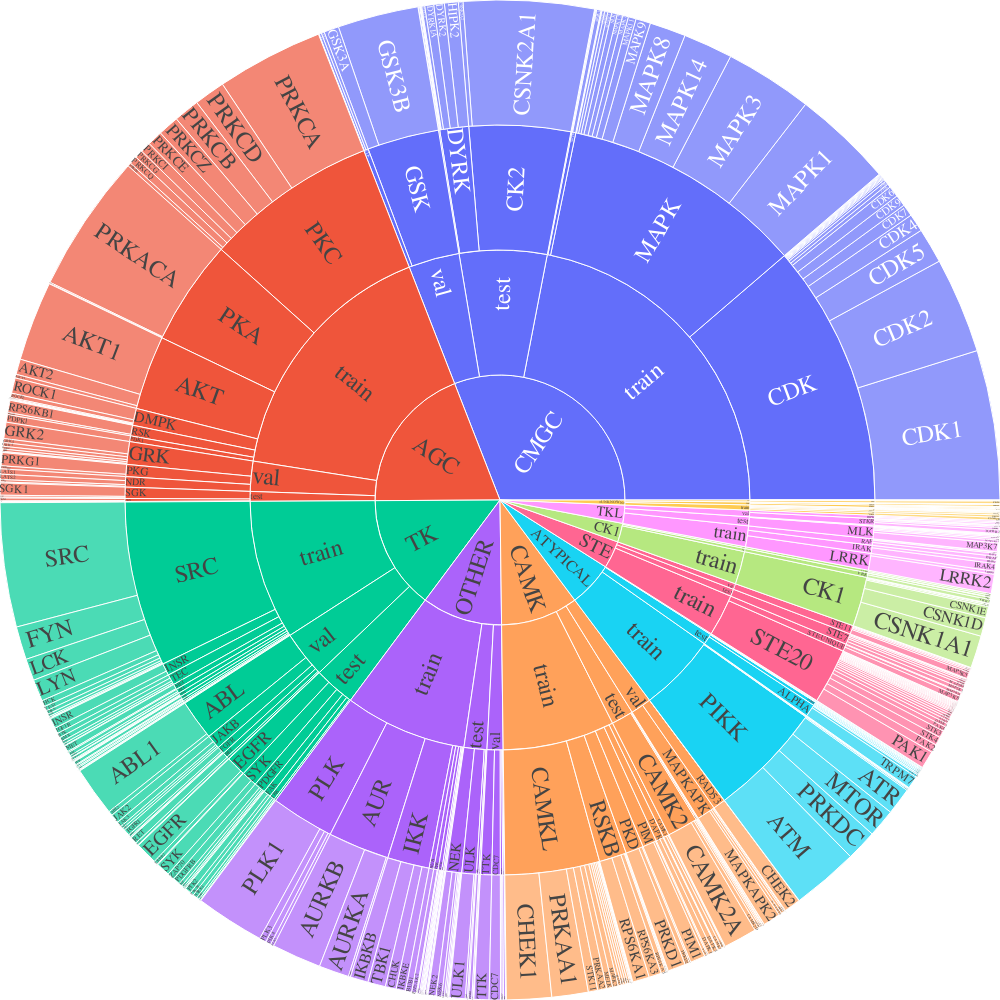

Notebook code for this chart:
### Code cell
import plotly

fig = go.Figure(go.Sunburst(
    ids=sectors['labels'],
    labels=[x.split("@@")[0].split("@")[0] for x in sectors['labels']],
    parents=sectors['parents'],
    values=sectors['val'],
    insidetextfont=plotly.graph_objects.sunburst.Insidetextfont(family = 'Palatino', size = 24),
    insidetextorientation = 'radial'
))

fig.update_layout(
    autosize=False,
    width=1000,
    height=1000,
    margin = dict(t=0, l=0, r=0, b=0)
)

fig.show()
f = open("giant_sunburst.svg", "wb")
f.write(fig.to_image(format = 'svg', height = 1000, width = 1000))
f.close()

### Figure 1 — Plotly figure (JSON) as saved in the notebook; plotly's stock layout.template omitted (floating-point values rounded to 4 significant figures; data arrays with more than 128 entries replaced by an {"elided": "..."} marker saying what was removed)
{"data": [{"ids": {"elided": "560 str values"}, "insidetextfont": {"family": "Palatino", "size": 24}, "insidetextorientation": "radial", "labels": {"elided": "560 str values"}, "parents": {"elided": "560 str values"}, "type": "sunburst", "values": {"elided": "560 int values"}}], "layout": {"autosize": false, "height": 1000, "margin": {"b": 0, "l": 0, "r": 0, "t": 0}, "width": 1000}}
